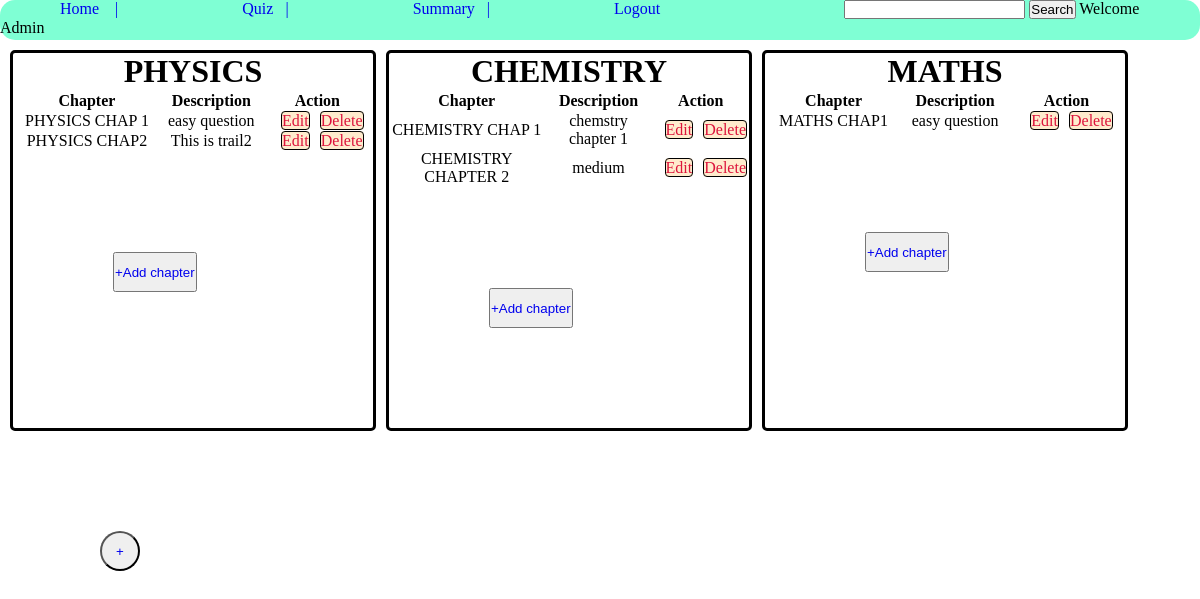
The page /admin on the database its author committed.
### tables this page shows
CREATE TABLE subject(
    id INTEGER PRIMARY KEY AUTOINCREMENT,
    name TEXT,
    description TEXT
);

CREATE TABLE chapter(
    id INTEGER PRIMARY KEY AUTOINCREMENT,
    name TEXT,
    description TEXT,
    sub_name TEXT,
    FOREIGN KEY (sub_name) REFERENCES subject(name));

### app.py (the view)
@app.route('/admin')
def admin():
    sub = res_get_subject()
    chapter = re_get_chapter()
    if sub:
        return render_template('Admin.html',subject = sub,chap=chapter,get = True)
    return render_template('Admin.html')

### database.py (called while the page is built)
def res_get_subject():
    con =sqlite3.connect('database.sqlite3')
    cur = con.cursor()
    query = f"SELECT name FROM subject"
    cur.execute(query)
    res = cur.fetchall()
    con.commit()
    con.close()
    return res

def re_get_chapter():
    con = sqlite3.connect('database.sqlite3')
    cur = con.cursor()
    query = f"SELECT * FROM chapter"
    cur.execute(query)
    res = cur.fetchall()
    con.commit()
    con.close()
    return res

### templates/Admin.html (shortened to what this page needs)
<!DOCTYPE html>
<html lang="en">
<head>
</head>
<body>
    <nav>
        <ul>
            <li><a href="/admin"> Home &nbsp &nbsp|</a></li>
            <li><a href="/quizmg"> Quiz &nbsp&nbsp|</a></li>
            <li><a href="/summary"> Summary&nbsp&nbsp |</a></li>
            <li><a href="/"> Logout </a></li>
            <li id="search"><form action="/search" id="insearch" method="post"><input type="search" name="s">
                <button type="submit">Search</button> Welcome Admin</form></li>
        </ul>
    </nav>
    {%if not search%}
    <main>
    {%if get%}
    {%for i in subject%}
        {%for a in i%}
            <div class="subs_chap">
                <h1>{{a}}</h1>
                <table style="width: 100%;">
                    <tr>
                        <th>Chapter</th>
                        <th>Description</th>
                        <th>Action</th>
                    </tr>
                    {%for b in chap%}
                    {%if a==b[3]%}
                    <tr>
                        <td>{{b[1]}}</td>
                        <td>{{b[2]}}</td>
                        <td><a href="/edit/{{b[1]}}" class="innerbox">Edit</a><a href="/delete/{{b[1]}}" class="innerbox">Delete</a></td>
                    </tr>
                    {%endif%}
                    {%endfor%}
                </table>
                <button class="add2"><a href="/add_chapter/{{a}}">+Add chapter</a></button>
            </div>
        {%endfor%}
    {%endfor%}
    {%endif%}
    </main>
    <button id="add"><a href="/add">+</a></button>
    {%endif%}
</body>
</html>

### templates/Admin.html (style rules this page uses)
* { margin: 0%; padding: 0%; }
nav { width: 100%; height: 40px; border-radius: 15px; background-color: aquamarine; }
li { margin: 60px; display: inline; }
a { text-decoration: aquamarine; }
#search { margin-left: 120px; }
#add { border-radius: 20px; margin: 100px; height: 40px; width: 40px; }
h1 { text-align: center; }
.subs_chap { width: 30%; border: solid; border-radius: 5px; margin-top: 10px; margin-left: 10px; overflow-x: auto; }
.add2 { margin: 100px; height: 40px; width: auto; }
main { display: flex; flex-wrap: wrap; max-width: 100%; overflow-x: auto; }
tr { text-align: center; }
.innerbox { margin-left: 10px; border: 1px solid black; background-color: blanchedalmond; color: crimson; text-decoration-color: aliceblue; border-radius: 4px; }
#insearch { display: inline; }

### rows shown on the page
subject: name "PHYSICS"
chapter: name "PHYSICS CHAP 1", description "easy question"
chapter: name "PHYSICS CHAP2", description "This is trail2"
subject: name "CHEMISTRY"
chapter: name "CHEMISTRY CHAP 1", description "chemstry chapter 1"
chapter: name "CHEMISTRY CHAPTER 2", description "medium"
subject: name "MATHS"
chapter: name "MATHS CHAP1", description "easy question"
